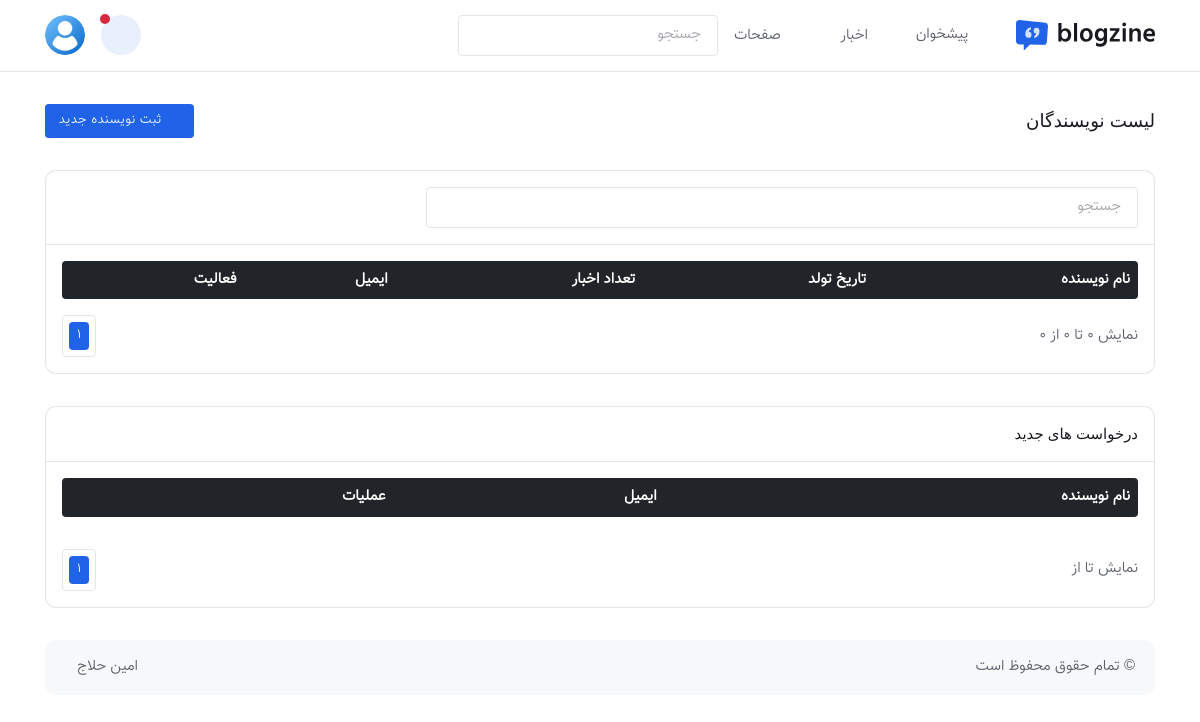
The app's page /master/dashboard/author/list/ (signed in), older data.
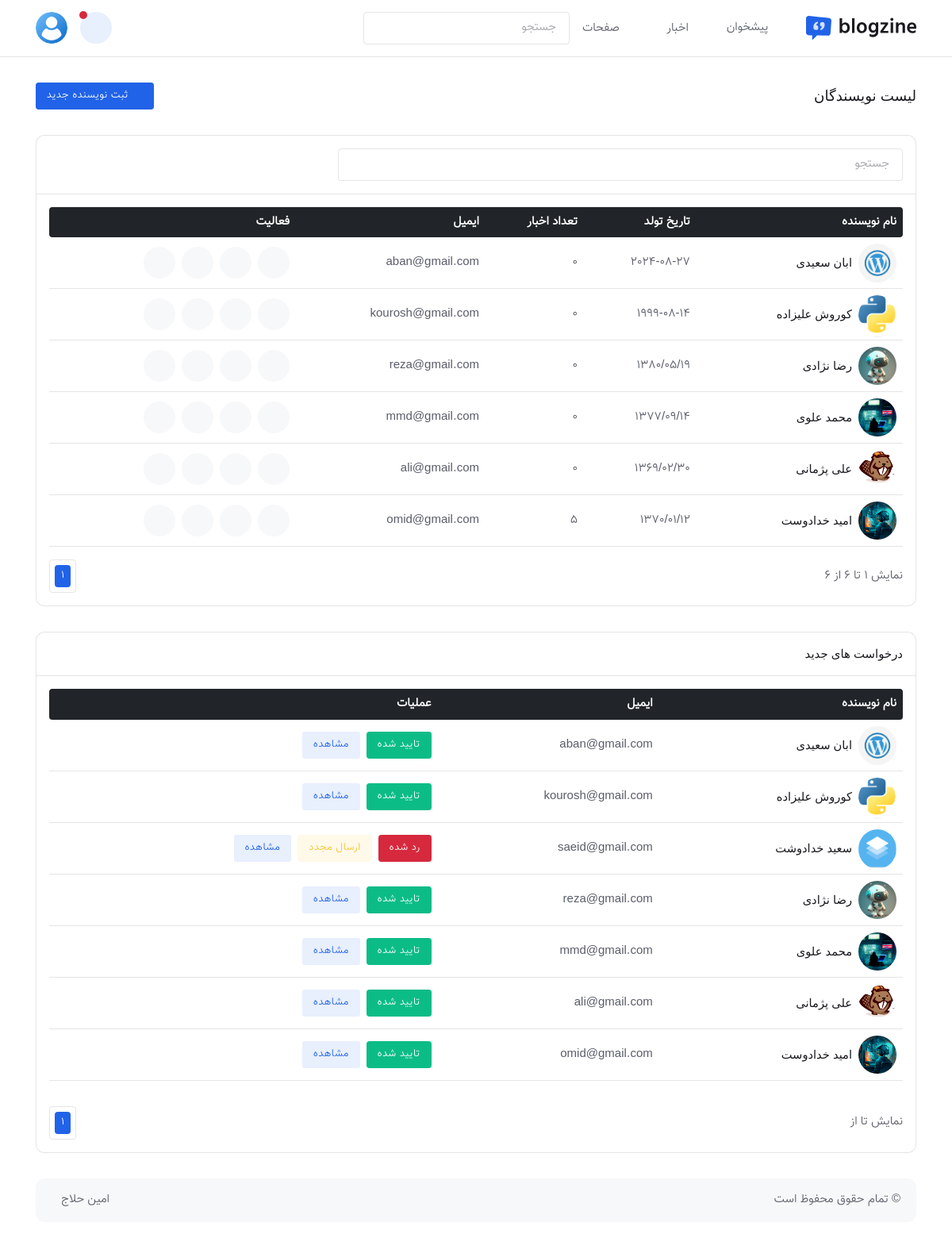
The same page, newer data.
### customer/models.py (models this page shows, shortened)
class Author(models.Model):
    user_made=models.ForeignKey(User, on_delete=models.CASCADE, related_name="author_user")
    user= models.OneToOneField(User, on_delete=models.CASCADE, related_name="author")
    first_name= models.CharField(max_length=100)
    last_name= models.CharField(max_length=100)
    email= models.EmailField(null=True, blank=True)
    profile_image= models.ImageField(upload_to='author_profiles/', blank=True, null=True)
    username= models.CharField(max_length=150, unique=True)
    national_id= models.CharField(max_length=10, unique=True, validators=[national_id_validator])
    date_birth = models.CharField(max_length=20, default='YYYY/MM/DD')
    mobile= models.CharField(max_length=15, blank=True, null=True, validators=[mobile_validator])
    gender= models.SmallIntegerField(default=0 , choices=GENDER)
    is_active= models.BooleanField(default=True)
    status_author = models.IntegerField(default=0, choices=SUBMIAUTHOR)
    address= models.TextField(null=True , blank=True)
    bio= models.TextField(null=True, blank=True)
    slug= models.SlugField(unique=True, blank=True)
    def news_count(self):
        return self.user.news_author.count()
    def get_persian_birth_date(self):
        if self.date_birth:
            try:
                year, month, day = map(int, self.date_birth.split('/'))
                return f"{year}/{month:02d}/{day:02d}"
            except:
                return self.date_birth
        return '-'
    def get_full_name(self):
        return f"{self.first_name} {self.last_name}"

### master/views.py (the view, shortened to what this page needs)
# urls.py: path('master/dashboard/author/list/', views.master_author_list, name='master_author_list'),
def master_author_list(request):
    if not request.user.is_authenticated:
        return redirect('master_signin')
    settings = Settings.objects.get(id=1)
    author = Author.objects.filter(status_author=1).order_by('-id')
    author_status = Author.objects.all().order_by('-id')
    paginator = Paginator(author, 8)
    page = request.GET.get('page', 1)
    author = paginator.get_page(page)
    list_author_show = {
        "settings": settings, "author": author, "author_status": author_status,
    }
    return render(request, 'master/dashboard-author-list.html', list_author_show)

### news/templates/master/dashboard-author-list.html (shortened to what this page needs)
{% extends 'master/panel_dashboard.html' %}
{% load static %}
{% block contentpanel_dashboard %}
<section class="py-4">
	<div class="container">
		<div class="row g-4 pb-4">
			<div class="col-12">
				<div class="d-sm-flex justify-content-between align-items-center">
					<h1 class="mb-sm-0 h3">لیست نویسندگان</h1>
					<a class="btn btn-sm btn-primary mb-0" data-bs-toggle="modal" data-bs-target="#AddAuthor_Modal"><i class="fas fa-plus me-2"></i>ثبت نویسنده جدید</a>
				</div>
			</div>
		</div>
		<div class="row g-4">
			<div class="col-12">
				<div class="card border">
					<div class="card-header border-bottom p-3">
						<div class="row g-3 align-items-center justify-content-between">
							<div class="col-md-8">
								<form class="rounded position-relative">
									<input class="form-control bg-transparent" type="search" placeholder="جستجو" aria-label="Search">
									<button class="btn bg-transparent border-0 px-2 py-0 position-absolute top-50 end-0 translate-middle-y" type="submit"><i class="fas fa-search fs-6 "></i></button>
								</form>
							</div>
						</div>
					</div>
					<div class="card-body p-3 pb-0">
						<div class="tab-content py-0 my-0">
							<div class="tab-pane fade show active" id="nav-list-tab">
								<div class="table-responsive border-0">
									<table class="table align-middle p-4 mb-0 table-hover">
										<thead class="table-dark">
											<tr>
												<th scope="col" class="border-0 rounded-start">نام نویسنده</th>
												<th scope="col" class="border-0">تاریخ تولد</th>
												<th scope="col" class="border-0">تعداد اخبار</th>
												<th scope="col" class="border-0">ایمیل</th>
												<th scope="col" class="border-0 rounded-end">فعالیت</th>
											</tr>
										</thead>
										<tbody id="author-table-body" class="border-top-0">
											{% include 'master/includes/author_list_table.html' %}
										</tbody>
									</table>
								</div>
							</div>
						</div>
					</div>
					<div class="card-footer p-3">
						<div class="d-sm-flex justify-content-sm-between align-items-sm-center">
							<p class="mb-sm-0 text-center text-sm-start">
								نمایش {{ author.start_index }} تا {{ author.end_index }} از {{ author.paginator.count }}
							</p>
							<nav id="author-pagination" class="mb-sm-0 d-flex justify-content-center" aria-label="navigation">
								{% include 'master/includes/author_pagination.html' %}
							</nav>
						</div>
					</div>
				</div>
			</div>
			<div class="col-12">
				<div class="card border">
					<div class="card-header border-bottom p-3">
						<h5 class="mb-2 mb-sm-0">درخواست های جدید</h5>
					</div>
					<div class="card-body p-3">
						<div class="table-responsive border-0">
							<table class="table align-middle p-4 mb-0 table-hover">
								<thead class="table-dark">
									<tr>
										<th scope="col" class="border-0 rounded-start">نام نویسنده</th>
										<th scope="col" class="border-0">ایمیل</th>
										<th scope="col" class="border-0 rounded-end">عملیات</th>
									</tr>
								</thead>
								<tbody id="author_table" class="border-top-0">
									{% include 'master/includes/author_status_list_table.html' %}
								</tbody>
							</table>
						</div>
					</div>
					<div class="card-footer p-3">
						<div class="d-sm-flex justify-content-sm-between align-items-sm-center">
							<p class="mb-sm-0 text-center text-sm-start">
								نمایش {{ author2.start_index }} تا {{ author2.end_index }} از {{ author2.paginator.count }}
							</p>
							<nav class="mb-sm-0 d-flex justify-content-center" aria-label="navigation">
								{% include 'master/includes/author_pagination2.html' %}
							</nav>
						</div>
					</div>
				</div>
			</div>
		</div>
	</div>
</section>
{% endblock contentpanel_dashboard %}

### news/templates/master/includes/author_list_table.html (shortened to what this page needs)
{% load static %}
<link id="style-switch" rel="stylesheet" type="text/css" href="{% static 'master/' %}css/toastr.css">
{% for i in author %}
    <tr id="del_{{i.id}}">
        <td>
            <div class="d-flex align-items-center position-relative">
                <div class="avatar avatar-md">
                    {% if i.profile_image %}
                    <img src="{{i.profile_image.url}}" class="rounded-circle" alt="">
                    {% else %}
                    <img src="{% static 'front/' %}images/admin-news.png" class="rounded-circle" alt="">
                    {% endif %}
                </div>
                <div class="mb-0 ms-2">
                    <h6 class="mb-0"><a href="#" class="stretched-link">{{i.get_full_name}}</a></h6>
                </div>
            </div>
        </td>
        <td>{{i.get_persian_birth_date}}</td>
        <td>{{i.news_count}}</td>
        <td>{{i.email}}</td>
        <td>
            <div class="d-flex gap-2">
                <a href="#" class="btn btn-light btn-round mb-0" data-bs-toggle="tooltip" data-bs-placement="top" title="" data-bs-original-title="Person" aria-label="Person">
                    <i class="bi bi-person-fill"></i>
                </a>
                <a href="#" class="btn btn-light btn-round mb-0" data-bs-toggle="tooltip" data-bs-placement="top" title="" data-bs-original-title="Edit" aria-label="Edit">
                    <i class="bi bi-pencil"></i>
                </a>
                <a href="#" class="btn btn-light btn-round mb-0" data-bs-toggle="tooltip" data-bs-placement="top" title="" data-bs-original-title="Message" aria-label="Message">
                <i class="bi bi-envelope"></i>
                </a>
                <a href="#" class="btn {% if i.is_active %}btn-light{% else %}btn-danger{% endif %} btn-round mb-0 toggle-active"
                    data-author-id="{{ i.id }}"
                    data-is-active="{{ i.is_active|yesno:'true,false' }}"
                    data-bs-toggle="tooltip" data-bs-placement="top"
                    title="{% if i.is_active %}Block{% else %}Unblock{% endif %}"
                    aria-label="{% if i.is_active %}Block{% else %}Unblock{% endif %}">
                        <i class="fas fa-ban"></i>
                </a>
            </div>
        </td>
    </tr>
{% endfor %}

### news/templates/master/includes/author_status_list_table.html (shortened to what this page needs)
{% load static %}
<link id="style-switch" rel="stylesheet" type="text/css" href="{% static 'master/' %}css/toastr.css">
{% for i in author_status %}
    <tr id="author-{{i.id}}">
        <td>
            <div class="d-flex align-items-center position-relative">
                <div class="avatar avatar-md">
                    {% if i.profile_image %}
                    <img src="{{i.profile_image.url}}" class="rounded-circle" alt="">
                    {% else %}
                    <img src="{% static 'front/' %}images/admin-news.png" class="rounded-circle" alt="">
                    {% endif %}
                </div>
                <div class="mb-0 ms-2">
                    <h6 class="mb-0"><a href="#" class="stretched-link">{{i.get_full_name}}</a></h6>
                </div>
            </div>
        </td>
        <td>{{i.email}}</td>
        <td>
            {% if i.status_author == 0 %}
                <a class="btn btn-sm btn-success-soft me-1 mb-1 mb-lg-0" onclick="changeStatus({{ i.id }}, 1)">پذیرفتن</a>
                <a class="btn btn-sm btn-danger-soft me-1 mb-1 mb-lg-0" onclick="changeStatus({{ i.id }}, 2)">رد</a>
                <a class="btn btn-sm btn-primary-soft me-1 mb-0" data-bs-toggle="modal" data-bs-target="#viewAuthor_{{i.id}}">مشاهده</a>
            {% elif i.status_author == 1 %}
                <span class="btn btn-sm btn-success me-1 mb-1 mb-lg-0" disabled>تایید شده</span>
                <a class="btn btn-sm btn-primary-soft me-1 mb-0" data-bs-toggle="modal" data-bs-target="#viewAuthor_{{i.id}}">مشاهده</a>
            {% elif i.status_author == 2 %}
                <span class="btn btn-sm btn-danger me-1 mb-1 mb-lg-0" disabled>رد شده</span>
                <a href="{% url 'master_resubmit_author' i.id %}" class="btn btn-sm btn-warning-soft me-1 mb-1 mb-lg-0">ارسال مجدد</a>
                <a class="btn btn-sm btn-primary-soft me-1 mb-0" data-bs-toggle="modal" data-bs-target="#viewAuthor_{{i.id}}">مشاهده</a>
            {% endif %}
        </td>
    </tr>
{% endfor %}

Row changes from the older to the newer data that the page shows:
added Author: profile_image (picture), get_full_name "ابان سعیدی", get_persian_birth_date "2024-08-27", news_count "0", email "aban@gmail.com"
added Author: profile_image (picture), get_full_name "کوروش علیزاده", get_persian_birth_date "1999-08-14", news_count "0", email "kourosh@gmail.com"
added Author: profile_image (picture), get_full_name "رضا نژادی", get_persian_birth_date "1380/05/19", news_count "0", email "reza@gmail.com"
added Author: profile_image (picture), get_full_name "محمد علوی", get_persian_birth_date "1377/09/14", news_count "0", email "mmd@gmail.com"
added Author: profile_image (picture), get_full_name "علی پژمانی", get_persian_birth_date "1369/02/30", news_count "0", email "ali@gmail.com"
added Author: profile_image (picture), get_full_name "امید خدادوست", get_persian_birth_date "1370/01/12", news_count "5", email "omid@gmail.com"
added Author: profile_image (picture), get_full_name "سعید خدادوشت", email "saeid@gmail.com", shown under "درخواست های جدید"
Text that changed along with them:
{{ author.paginator.count }}: "0" → "6"
